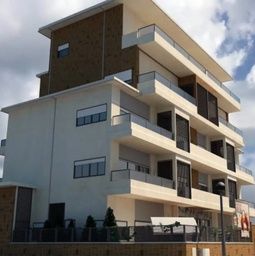
#> input picture pract_3/images/b1.jpg, 255 x 256 px, shrunk from 1301 x 1304 before the run
$ python 5_3.py
#> lines starting #> are read from the running program, lines starting #| are printed output that depends on the picture
import matplotlib.pyplot as plt
import numpy as np
from PIL import Image
import cv2
from pathlib import Path

# Obtener ruta relativa a la imagen
image_path = Path(__file__).parent.parent / "images" / "b1.jpg"
src = np.array(Image.open(image_path).convert('RGB'))
#> src is the input picture: shape (256, 255, 3); mean R, G, B 116.1, 113.8, 110.3

def clamp(num, min_value=0, max_value=255):
    """Limita un valor entre min y max"""
    return int(max(min(num, max_value), min_value))

def saltAndPepper_noise(img, percent):
    """
    Introduce ruido Salt & Pepper a la imagen
    img: Imagen a la que introducir el ruido
    percent: [0,1) porcentaje de ruido
    """
    img_copy = img.copy()
    per = int(percent * img_copy.size)
    for k in range(per):
        i = int(np.random.random() * img_copy.shape[1])
        j = int(np.random.random() * img_copy.shape[0])
        if img_copy.ndim == 2:
            img_copy[j, i] = 255
        elif img_copy.ndim == 3:
            img_copy[j, i, 0] = 255
            img_copy[j, i, 1] = 255
            img_copy[j, i, 2] = 255
    return img_copy

def gaussian_noise(img, mean=0, sigma=20):
    """
    Introduce ruido Gaussiano a la imagen
    img: Imagen a la que introducir el ruido
    mean: Media del ruido gaussiano
    sigma: Desviación estándar del ruido gaussiano
    """
#> called with mean = 0, sigma = 20
    img_copy = img.copy().astype(np.float32)
    h, w, c = img_copy.shape
#> h = 256; w = 255; c = 3
    for row in range(h):
        for col in range(w):
            s = np.random.normal(mean, sigma, 3)
            img_copy[row, col, 0] = clamp(img_copy[row, col, 0] + s[0])
            img_copy[row, col, 1] = clamp(img_copy[row, col, 1] + s[1])
            img_copy[row, col, 2] = clamp(img_copy[row, col, 2] + s[2])
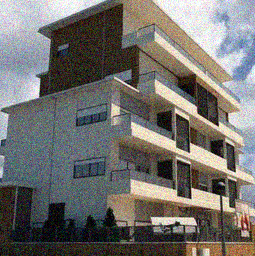
#> img_copy: shape (256, 255, 3) float32; mean R, G, B 115.5, 113.5, 110
    return img_copy.astype(np.uint8)

# Introducir ruido Gaussiano
src_gaussian = gaussian_noise(src, mean=0, sigma=20)

# Aplicar filtrado Gaussiano a la imagen con ruido
filtered_gaussian_blur = cv2.GaussianBlur(src_gaussian, (5, 5), 1.0)
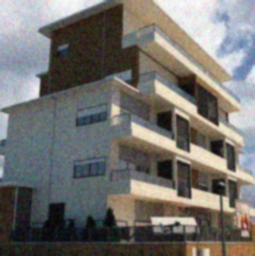
#> filtered_gaussian_blur: shape (256, 255, 3); mean R, G, B 115.5, 113.5, 110

# Aplicar filtrado de Mediana a la imagen con ruido
filtered_median = cv2.medianBlur(src_gaussian, 5)
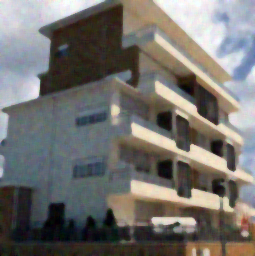
#> filtered_median: shape (256, 255, 3); mean R, G, B 115.6, 113.4, 109.9

# Crear figura con todas las imágenes
fig, axs = plt.subplots(2, 2, figsize=(14, 10))

# Primera fila: Imagen original y con ruido
axs[0, 0].imshow(src)
axs[0, 0].set_title('Original')
axs[0, 0].axis('off')

axs[0, 1].imshow(src_gaussian)
axs[0, 1].set_title('Gaussian Noise (sigma=20)')
axs[0, 1].axis('off')

# Segunda fila: Filtros aplicados
axs[1, 0].imshow(filtered_gaussian_blur)
axs[1, 0].set_title('Gaussian Blur Filtrado\n(ksize=5, sigma=1.0)')
axs[1, 0].axis('off')

axs[1, 1].imshow(filtered_median)
axs[1, 1].set_title('Median Blur Filtrado\n(ksize=5)')
axs[1, 1].axis('off')

plt.tight_layout()
plt.show()
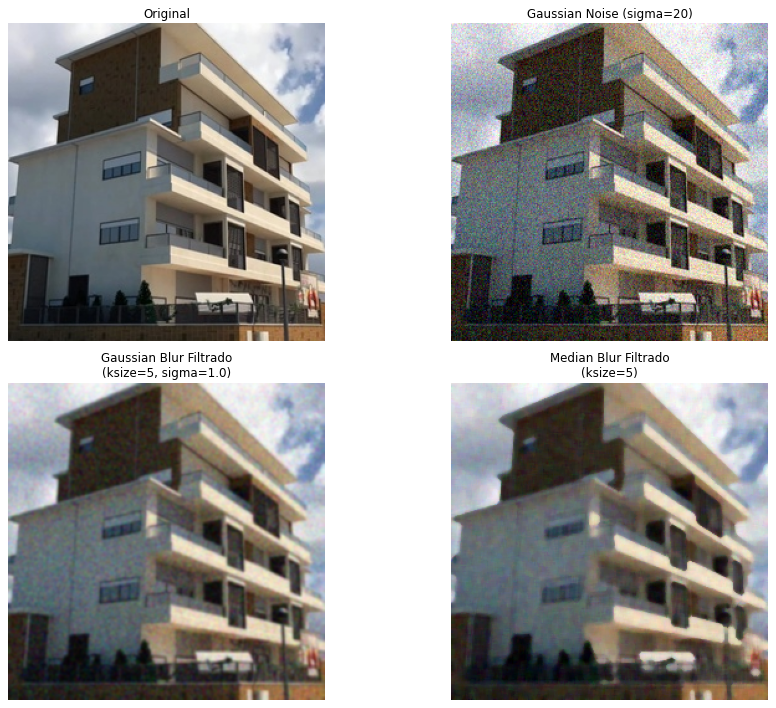
#> figure drawn by matplotlib, 4 panels

$ run again, with pract_3/images/aloel.jpg copied over pract_3/images/b1.jpg
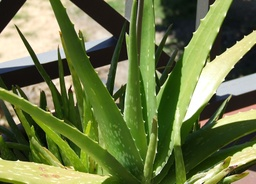
#> input picture pract_3/images/aloel.jpg, 256 x 184 px, shrunk from 1024 x 737 before the run
#> src is the input picture: shape (184, 256, 3); mean R, G, B 108.2, 120.2, 71.3
#> after the loop in gaussian_noise, `for row in range(h):`:
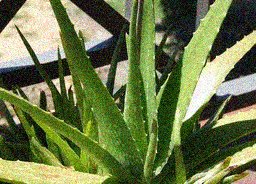
#> img_copy: shape (184, 256, 3) float32; mean R, G, B 107.5, 119.8, 72.3
#> `plt.show()`:
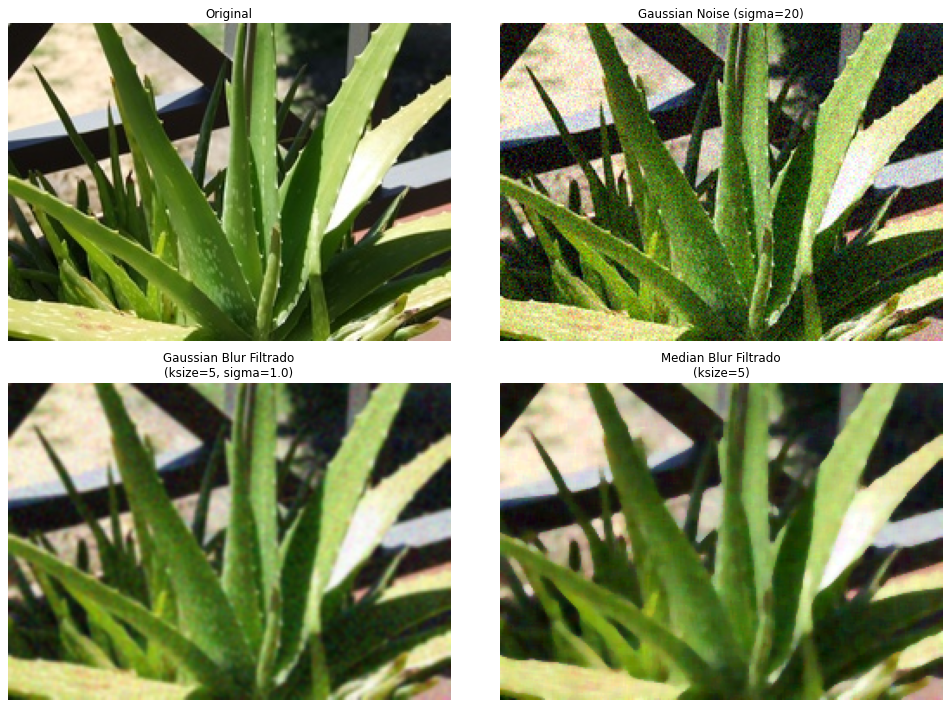
#> figure drawn by matplotlib, 4 panels

$ run again, with pract_3/images/clahe_1.png saved as pract_3/images/b1.jpg
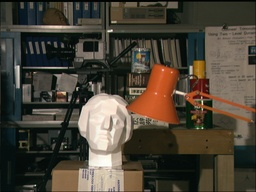
#> input picture pract_3/images/clahe_1.png, 256 x 192 px, shrunk from 384 x 288 before the run
#> src is the input picture: shape (192, 256, 3); mean R, G, B 74.7, 67.6, 55.3
#> after the loop in gaussian_noise, `for row in range(h):`:
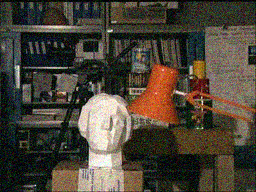
#> img_copy: shape (192, 256, 3) float32; mean R, G, B 75.2, 67.9, 55.9
#> `plt.show()`:
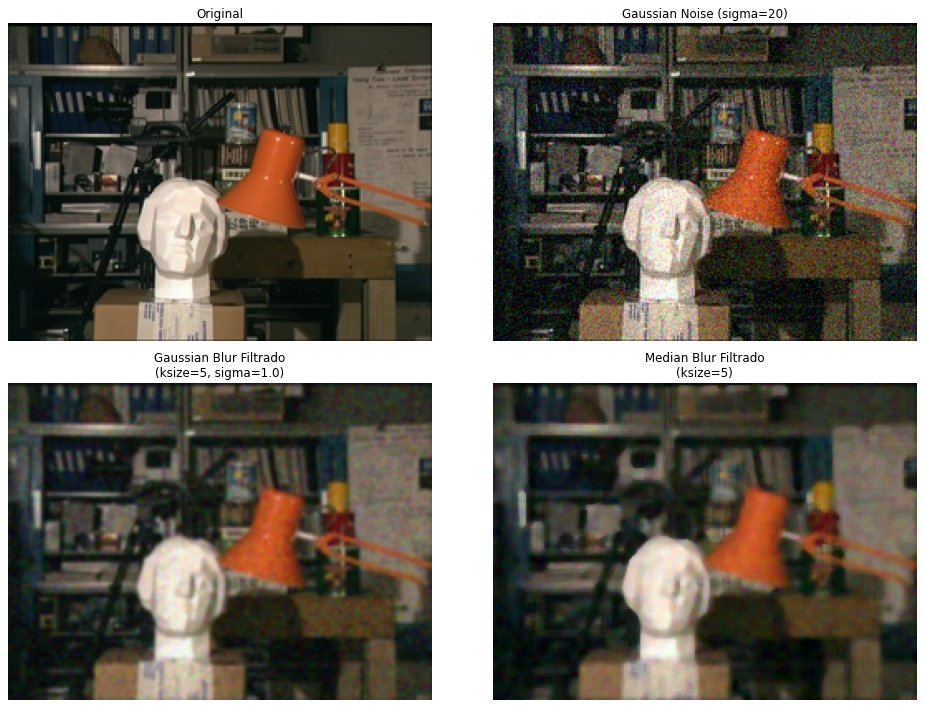
#> figure drawn by matplotlib, 4 panels
